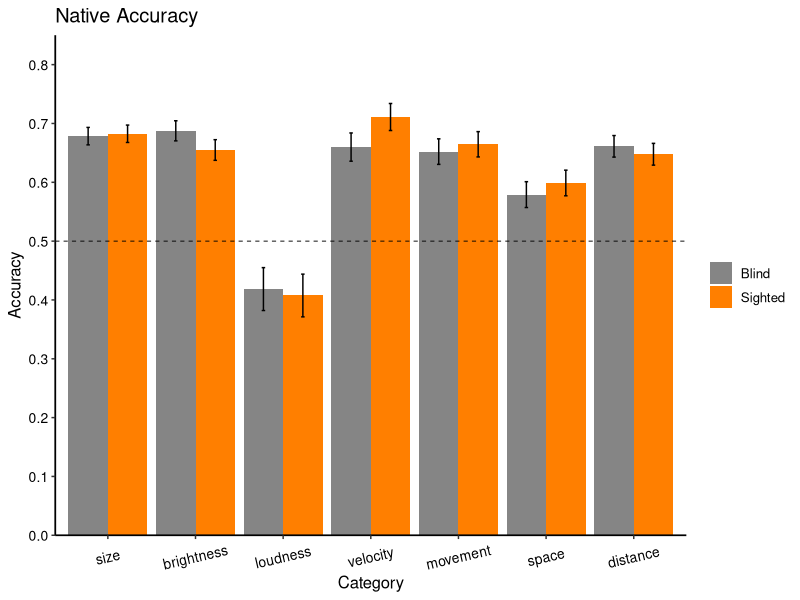

This chart was generated by the following R code:
## ---- chunk 1
# Load and install (if missing) the recquired packages
list.of.packages <- c("tidyverse", 
                      "knitr", 
                      "reshape2", 
                      "lme4",
                      "nlme",
                      "car")
new.packages <- list.of.packages[!(list.of.packages %in% installed.packages()[,"Package"])]
if(length(new.packages)) install.packages(new.packages)

lapply(list.of.packages, library, character.only = TRUE)

# set script folder as working dir
setwd(dirname(rstudioapi::getActiveDocumentContext()$path))

# set to true to show the code chunk
knitr::opts_chunk$set(echo = TRUE)
## ---- chunk 2

allData<-read.csv("data/allData7912.csv", header = TRUE)

## ---- chunk 3

allData$rawAccuracy <- as.integer(allData$response == allData$meaning)

allData$nativeAccuracy <- ifelse(allData$value == 'goodop', 
                                 abs(allData$rawAccuracy - 1), 
                                 allData$rawAccuracy + 0)

allData %>%
  group_by(group) %>%
  summarize(raw_acc = mean(rawAccuracy), 
            native_acc = mean(nativeAccuracy), 
            .groups = 'keep')

## ---- chunk 4


categoryAccuracy_sub <- allData %>%
  group_by(group) %>%
  summarize(rawAccuracy_mean = mean(rawAccuracy), nativeAccuracy_mean = mean(nativeAccuracy), 
            rawAccuracy_sd = sd(rawAccuracy), nativeAccuracy_sd = sd(nativeAccuracy),
            n = n(),
            rawAccuracy_se = rawAccuracy_sd / sqrt(n), nativeAccuracy_se = nativeAccuracy_sd / sqrt(n),
            .groups = 'keep')

print(categoryAccuracy_sub)

## ---- chunk 5

categoryAccuracy_tidy <- allData %>%
  group_by(group, category) %>%
  summarize(rawAccuracy_mean = mean(rawAccuracy), nativeAccuracy_mean = mean(nativeAccuracy), 
            rawAccuracy_sd = sd(rawAccuracy), nativeAccuracy_sd = sd(nativeAccuracy),
            n = n(),
            rawAccuracy_se = rawAccuracy_sd / sqrt(n), nativeAccuracy_se = nativeAccuracy_sd / sqrt(n),
            .groups = 'keep')

print(categoryAccuracy_tidy)

ggplot(data = categoryAccuracy_tidy, 
       aes(x = as.factor(category), y = nativeAccuracy_mean, fill = group)) +
  geom_bar(stat="identity", position=position_dodge()) +
  theme_classic() +
  scale_fill_manual(values=c('grey52','darkorange1'), labels=c('Blind', 'Sighted')) +
  scale_y_continuous(limits=c(0, 0.85), breaks=seq(0, 0.85, 0.1), expand = c(0,0)) +
  scale_x_discrete(limits=c("1", "3", "4", "6", "7", "8", "9"),
                   labels = c("size", "brightness", "loudness", "velocity", "movement", "space", "distance")) + 
  geom_errorbar(aes(ymin = nativeAccuracy_mean - nativeAccuracy_se,
                    ymax = nativeAccuracy_mean + nativeAccuracy_se),
                width = .08,
                position = position_dodge(.9)) +
  labs(x="Category", y="Accuracy") +
  ggtitle("Native Accuracy") +
  theme(
    text=element_text(size=12), 
    axis.line = element_line(size = 0.6), 
    axis.text.x = element_text(size=10,colour="black",
                               angle = 13,
                               vjust = .5, 
                               hjust = 0.5), 
    axis.text.y = element_text(size=10, colour='black'), 
    legend.title=element_blank())+
  geom_hline(yintercept=c(0.5), linetype="dashed", colour="black", size=0.3)

## ---- chunk 6

nativeResult <- glmer(nativeAccuracy ~ category + group + session + category*group +
        (1 | pseudoid) + (1 | language:stimulus), 
      data = allData,
      family = binomial,
      control = glmerControl(optimizer="bobyqa"))

summary(nativeResult)

Anova(nativeResult)

# calculate odd ratio and confidence intervals
se <- sqrt(diag(vcov(nativeResult)))
tab <- cbind(Est = fixef(nativeResult),
             LL = fixef(nativeResult) - 1.96 * se,
             UL = fixef(nativeResult) + 1.96 * se)

# print odd-ratio and confidence interval
print(exp(tab[2:4,]), digits=3)
